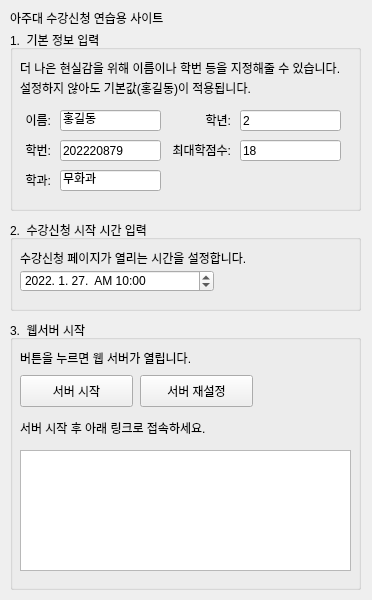
<?xml version="1.0" encoding="UTF-8"?>
<ui version="4.0">
 <class>Dialog</class>
 <widget class="QDialog" name="Dialog">
  <property name="geometry">
   <rect>
    <x>0</x>
    <y>0</y>
    <width>372</width>
    <height>600</height>
   </rect>
  </property>
  <property name="windowTitle">
   <string>Dialog</string>
  </property>
  <widget class="QGroupBox" name="groupBox">
   <property name="geometry">
    <rect>
     <x>10</x>
     <y>30</y>
     <width>351</width>
     <height>181</height>
    </rect>
   </property>
   <property name="title">
    <string>1.  기본 정보 입력</string>
   </property>
   <widget class="QLabel" name="label_5">
    <property name="geometry">
     <rect>
      <x>10</x>
      <y>30</y>
      <width>331</width>
      <height>16</height>
     </rect>
    </property>
    <property name="font">
     <font>
      <weight>50</weight>
      <bold>false</bold>
     </font>
    </property>
    <property name="text">
     <string>더 나은 현실감을 위해 이름이나 학번 등을 지정해줄 수 있습니다. </string>
    </property>
   </widget>
   <widget class="QLabel" name="label_6">
    <property name="geometry">
     <rect>
      <x>10</x>
      <y>50</y>
      <width>341</width>
      <height>16</height>
     </rect>
    </property>
    <property name="text">
     <string>설정하지 않아도 기본값(홍길동)이 적용됩니다. </string>
    </property>
   </widget>
   <widget class="QLineEdit" name="lineEdit">
    <property name="geometry">
     <rect>
      <x>50</x>
      <y>80</y>
      <width>101</width>
      <height>21</height>
     </rect>
    </property>
    <property name="text">
     <string>홍길동</string>
    </property>
   </widget>
   <widget class="QLabel" name="label">
    <property name="geometry">
     <rect>
      <x>0</x>
      <y>80</y>
      <width>41</width>
      <height>20</height>
     </rect>
    </property>
    <property name="text">
     <string>이름:</string>
    </property>
    <property name="alignment">
     <set>Qt::AlignRight|Qt::AlignTrailing|Qt::AlignVCenter</set>
    </property>
   </widget>
   <widget class="QLabel" name="label_2">
    <property name="geometry">
     <rect>
      <x>0</x>
      <y>110</y>
      <width>41</width>
      <height>20</height>
     </rect>
    </property>
    <property name="text">
     <string>학번:</string>
    </property>
    <property name="alignment">
     <set>Qt::AlignRight|Qt::AlignTrailing|Qt::AlignVCenter</set>
    </property>
   </widget>
   <widget class="QLineEdit" name="lineEdit_2">
    <property name="geometry">
     <rect>
      <x>50</x>
      <y>110</y>
      <width>101</width>
      <height>21</height>
     </rect>
    </property>
    <property name="text">
     <string>202220879</string>
    </property>
   </widget>
   <widget class="QLineEdit" name="lineEdit_3">
    <property name="geometry">
     <rect>
      <x>50</x>
      <y>140</y>
      <width>101</width>
      <height>21</height>
     </rect>
    </property>
    <property name="text">
     <string>무화과</string>
    </property>
   </widget>
   <widget class="QLabel" name="label_3">
    <property name="geometry">
     <rect>
      <x>0</x>
      <y>140</y>
      <width>41</width>
      <height>20</height>
     </rect>
    </property>
    <property name="text">
     <string>학과:</string>
    </property>
    <property name="alignment">
     <set>Qt::AlignRight|Qt::AlignTrailing|Qt::AlignVCenter</set>
    </property>
   </widget>
   <widget class="QLabel" name="label_4">
    <property name="geometry">
     <rect>
      <x>180</x>
      <y>80</y>
      <width>41</width>
      <height>20</height>
     </rect>
    </property>
    <property name="text">
     <string>학년:</string>
    </property>
    <property name="alignment">
     <set>Qt::AlignRight|Qt::AlignTrailing|Qt::AlignVCenter</set>
    </property>
   </widget>
   <widget class="QLineEdit" name="lineEdit_4">
    <property name="geometry">
     <rect>
      <x>230</x>
      <y>80</y>
      <width>101</width>
      <height>21</height>
     </rect>
    </property>
    <property name="text">
     <string>2</string>
    </property>
   </widget>
   <widget class="QLineEdit" name="lineEdit_5">
    <property name="geometry">
     <rect>
      <x>230</x>
      <y>110</y>
      <width>101</width>
      <height>21</height>
     </rect>
    </property>
    <property name="text">
     <string>18</string>
    </property>
   </widget>
   <widget class="QLabel" name="label_7">
    <property name="geometry">
     <rect>
      <x>160</x>
      <y>110</y>
      <width>61</width>
      <height>20</height>
     </rect>
    </property>
    <property name="text">
     <string>최대학점수:</string>
    </property>
    <property name="alignment">
     <set>Qt::AlignRight|Qt::AlignTrailing|Qt::AlignVCenter</set>
    </property>
   </widget>
  </widget>
  <widget class="QLabel" name="label_8">
   <property name="geometry">
    <rect>
     <x>10</x>
     <y>10</y>
     <width>161</width>
     <height>16</height>
    </rect>
   </property>
   <property name="text">
    <string>아주대 수강신청 연습용 사이트</string>
   </property>
  </widget>
  <widget class="QGroupBox" name="groupBox_2">
   <property name="geometry">
    <rect>
     <x>10</x>
     <y>220</y>
     <width>351</width>
     <height>91</height>
    </rect>
   </property>
   <property name="title">
    <string>2.  수강신청 시작 시간 입력</string>
   </property>
   <widget class="QLabel" name="label_9">
    <property name="geometry">
     <rect>
      <x>10</x>
      <y>30</y>
      <width>331</width>
      <height>16</height>
     </rect>
    </property>
    <property name="font">
     <font>
      <weight>50</weight>
      <bold>false</bold>
     </font>
    </property>
    <property name="text">
     <string>수강신청 페이지가 열리는 시간을 설정합니다.</string>
    </property>
   </widget>
   <widget class="QDateTimeEdit" name="dateTimeEdit">
    <property name="geometry">
     <rect>
      <x>10</x>
      <y>50</y>
      <width>194</width>
      <height>22</height>
     </rect>
    </property>
    <property name="dateTime">
     <datetime>
      <hour>10</hour>
      <minute>0</minute>
      <second>0</second>
      <year>2022</year>
      <month>1</month>
      <day>27</day>
     </datetime>
    </property>
    <property name="displayFormat">
     <string>yyyy. M. d.  AP h:mm</string>
    </property>
   </widget>
  </widget>
  <widget class="QGroupBox" name="groupBox_3">
   <property name="geometry">
    <rect>
     <x>10</x>
     <y>320</y>
     <width>351</width>
     <height>270</height>
    </rect>
   </property>
   <property name="title">
    <string>3.  웹서버 시작</string>
   </property>
   <widget class="QLabel" name="label_10">
    <property name="geometry">
     <rect>
      <x>10</x>
      <y>30</y>
      <width>181</width>
      <height>16</height>
     </rect>
    </property>
    <property name="font">
     <font>
      <weight>50</weight>
      <bold>false</bold>
     </font>
    </property>
    <property name="text">
     <string>버튼을 누르면 웹 서버가 열립니다. </string>
    </property>
   </widget>
   <widget class="QPushButton" name="pushButton">
    <property name="geometry">
     <rect>
      <x>10</x>
      <y>55</y>
      <width>113</width>
      <height>32</height>
     </rect>
    </property>
    <property name="text">
     <string>서버 시작</string>
    </property>
    <property name="autoDefault">
     <bool>false</bool>
    </property>
   </widget>
   <widget class="QPushButton" name="pushButton1">
    <property name="geometry">
     <rect>
      <x>130</x>
      <y>55</y>
      <width>113</width>
      <height>32</height>
     </rect>
    </property>
    <property name="text">
     <string>서버 재설정</string>
    </property>
    <property name="autoDefault">
     <bool>false</bool>
    </property>
   </widget>
   <widget class="QLabel" name="label_11">
    <property name="geometry">
     <rect>
      <x>10</x>
      <y>100</y>
      <width>201</width>
      <height>16</height>
     </rect>
    </property>
    <property name="font">
     <font>
      <weight>50</weight>
      <bold>false</bold>
     </font>
    </property>
    <property name="text">
     <string>서버 시작 후 아래 링크로 접속하세요.  </string>
    </property>
   </widget>
   <widget class="QTextBrowser" name="textBrowser">
    <property name="geometry">
     <rect>
      <x>10</x>
      <y>130</y>
      <width>331</width>
      <height>121</height>
     </rect>
    </property>
    <property name="html">
     <string>&lt;!DOCTYPE HTML PUBLIC &quot;-//W3C//DTD HTML 4.0//EN&quot; &quot;http://www.w3.org/TR/REC-html40/strict.dtd&quot;&gt;
&lt;html&gt;&lt;head&gt;&lt;meta name=&quot;qrichtext&quot; content=&quot;1&quot; /&gt;&lt;style type=&quot;text/css&quot;&gt;
p, li { white-space: pre-wrap; }
&lt;/style&gt;&lt;/head&gt;&lt;body style=&quot; font-family:'.AppleSystemUIFont'; font-size:13pt; font-weight:400; font-style:normal;&quot;&gt;
&lt;p style=&quot;-qt-paragraph-type:empty; margin-top:0px; margin-bottom:0px; margin-left:0px; margin-right:0px; -qt-block-indent:0; text-indent:0px;&quot;&gt;&lt;br /&gt;&lt;/p&gt;&lt;/body&gt;&lt;/html&gt;</string>
    </property>
    <property name="openExternalLinks">
     <bool>true</bool>
    </property>
    <property name="openLinks">
     <bool>false</bool>
    </property>
   </widget>
  </widget>
 </widget>
 <resources/>
 <connections/>
</ui>
